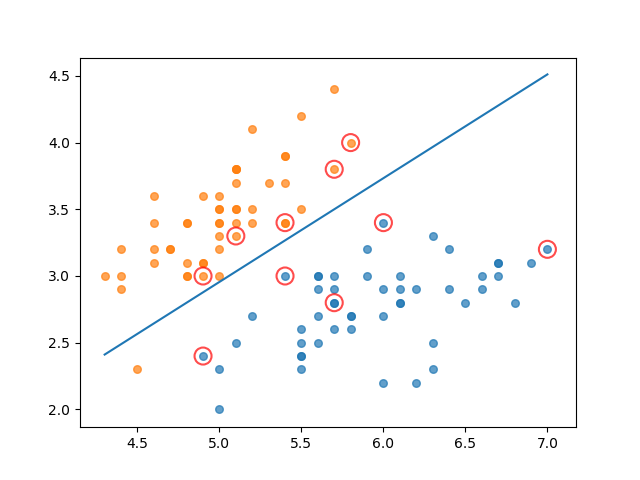

The Python source for this figure:
# -*- coding: utf-8 -*-
"""
Created on Tue Jul 21 00:03:34 2020

@author: 许继元
"""

import matplotlib.pyplot as plt
import numpy as np
import random
import pandas as pd
from sklearn.datasets import load_iris


class optStruct(object):
    def __init__(self, dataMatIn, classLabels, C, toler):
        """
        数据结构，维护所有需要操作的值
        :param dataMatIn: 数据矩阵
        :param classLabels: 数据标签
        :param C: 松弛变量
        :param toler: 容错率
        """
        self.X = dataMatIn # 数据矩阵
        self.labelMat = classLabels # 数据标签
        self.C = C # 松弛变量
        self.tol = toler # 容错率
        self.m = np.shape(dataMatIn)[0] # 数据矩阵行数
        self.alphas = np.mat(np.zeros((self.m,1))) # 根据矩阵行数初始化alpha参数为0
        self.b = 0 # 初始化b参数为0
        self.eCache = np.mat(np.zeros((self.m,2))) # 根据矩阵行数初始化虎误差缓存，第一列为是否有效的标志位，第二列为实际的误差E的值。


def calcEk(oS, k):
    """
    计算误差
    :param oS: 数据结构
    :param k: 标号为k的数据
    :returns: 标号为k的数据误差
    """
    fXk = float(np.multiply(oS.alphas,oS.labelMat).T*(oS.X*oS.X[k,:].T) + oS.b)
    Ek = fXk - float(oS.labelMat[k])
    return Ek


def selectJrand(i, m):
    """
    函数说明:随机选择alpha_j的索引值
    :param i: alpha_i的索引值
    :param m: alpha参数个数
    :returns: alpha_j的索引值
    """
    j = i # 选择一个不等于i的j
    while (j == i):
        j = int(random.uniform(0, m))
    return j


def selectJ(i, oS, Ei):
    """
    内循环启发方式2
    :param i: 标号为i的数据的索引值
    :param oS: 数据结构
    :param Ei: 标号为i的数据误差
    :returns:
        j, maxK: 标号为j或maxK的数据的索引值
        Ej: 标号为j的数据误差
    """
    maxK = -1; maxDeltaE = 0; Ej = 0 # 初始化
    oS.eCache[i] = [1,Ei] # 根据Ei更新误差缓存
    validEcacheList = np.nonzero(oS.eCache[:,0].A)[0] # 返回误差不为0的数据的索引值
    if (len(validEcacheList)) > 1: # 有不为0的误差
        for k in validEcacheList: # 遍历,找到最大的Ek
            if k == i: continue # 不计算i,浪费时间
            Ek = calcEk(oS, k) # 计算Ek
            deltaE = abs(Ei - Ek) # 计算|Ei-Ek|
            if (deltaE > maxDeltaE): # 找到maxDeltaE
                maxK = k; maxDeltaE = deltaE; Ej = Ek
        return maxK, Ej # 返回maxK,Ej
    else: # 没有不为0的误差
        j = selectJrand(i, oS.m) # 随机选择alpha_j的索引值
        Ej = calcEk(oS, j) # 计算Ej
    return j, Ej # j,Ej


def updateEk(oS, k):
    """
    计算Ek,并更新误差缓存
    :param oS: 数据结构
    :param k: 标号为k的数据的索引值
    :returns: None
    """
    Ek = calcEk(oS, k) # 计算Ek
    oS.eCache[k] = [1,Ek] # 更新误差缓存


def clipAlpha(aj,H,L):
    """
    修剪alpha_j
    :param aj: alpha_j的值
    :param H: alpha上限
    :param L: alpha下限
    :returns: 修剪后的alpah_j的值
    """
    if aj > H: 
        aj = H
    if L > aj:
        aj = L
    return aj


def innerL(i, oS):
    """
    优化的SMO算法
    :param i: 标号为i的数据的索引值
    :param oS: 数据结构
    :returns:
        1: 有任意一对alpha值发生变化
        0: 没有任意一对alpha值发生变化或变化太小
    """
    # 步骤1：计算误差Ei
    Ei = calcEk(oS, i)
    # 优化alpha，设定一定的容错率。
    if ((oS.labelMat[i] * Ei < -oS.tol) and (oS.alphas[i] < oS.C)) or ((oS.labelMat[i] * Ei > oS.tol) and (oS.alphas[i] > 0)):
        # 使用内循环启发方式2选择alpha_j，并计算Ej
        j,Ej = selectJ(i, oS, Ei)
        # 保存更新前的aplpha值，使用深拷贝
        alphaIold = oS.alphas[i].copy(); alphaJold = oS.alphas[j].copy();
        # 步骤2：计算上下界L和H
        if (oS.labelMat[i] != oS.labelMat[j]):
            L = max(0, oS.alphas[j] - oS.alphas[i])
            H = min(oS.C, oS.C + oS.alphas[j] - oS.alphas[i])
        else:
            L = max(0, oS.alphas[j] + oS.alphas[i] - oS.C)
            H = min(oS.C, oS.alphas[j] + oS.alphas[i])
        if L == H: 
            print("L==H")
            return 0
        # 步骤3：计算eta
        eta = 2.0 * oS.X[i,:] * oS.X[j,:].T - oS.X[i,:] * oS.X[i,:].T - oS.X[j,:] * oS.X[j,:].T
        if eta >= 0: 
            print("eta>=0")
            return 0
        # 步骤4：更新alpha_j
        oS.alphas[j] -= oS.labelMat[j] * (Ei - Ej)/eta
        # 步骤5：修剪alpha_j
        oS.alphas[j] = clipAlpha(oS.alphas[j],H,L)
        # 更新Ej至误差缓存
        updateEk(oS, j)
        if (abs(oS.alphas[j] - alphaJold) < 0.00001): 
            print("alpha_j变化太小")
            return 0
        # 步骤6：更新alpha_i
        oS.alphas[i] += oS.labelMat[j]*oS.labelMat[i]*(alphaJold - oS.alphas[j])
        # 更新Ei至误差缓存
        updateEk(oS, i)
        # 步骤7：更新b_1和b_2
        b1 = oS.b - Ei- oS.labelMat[i]*(oS.alphas[i]-alphaIold)*oS.X[i,:]*oS.X[i,:].T - oS.labelMat[j]*(oS.alphas[j]-alphaJold)*oS.X[i,:]*oS.X[j,:].T
        b2 = oS.b - Ej- oS.labelMat[i]*(oS.alphas[i]-alphaIold)*oS.X[i,:]*oS.X[j,:].T - oS.labelMat[j]*(oS.alphas[j]-alphaJold)*oS.X[j,:]*oS.X[j,:].T
        # 步骤8：根据b_1和b_2更新b
        if (0 < oS.alphas[i]) and (oS.C > oS.alphas[i]): oS.b = b1
        elif (0 < oS.alphas[j]) and (oS.C > oS.alphas[j]): oS.b = b2
        else: oS.b = (b1 + b2)/2.0
        return 1
    else: 
        return 0

    
def smoP(dataMatIn, classLabels, C, toler, maxIter):
    """
    完整的线性SMO算法
    :param dataMatIn: 数据矩阵
    :param classLabels: 数据标签
    :param C: 松弛变量
    :param toler: 容错率
    :param maxIter: 最大迭代次数
    :returns:
        oS.b: SMO算法计算的b
        oS.alphas: SMO算法计算的alphas
    """
    oS = optStruct(np.mat(dataMatIn), np.mat(classLabels).transpose(), C, toler) # 初始化数据结构
    iter = 0 # 初始化当前迭代次数
    entireSet = True; alphaPairsChanged = 0
    while (iter < maxIter) and ((alphaPairsChanged > 0) or (entireSet)): # 遍历整个数据集都alpha也没有更新或者超过最大迭代次数,则退出循环
        alphaPairsChanged = 0
        if entireSet: # 遍历整个数据集  
            for i in range(oS.m):        
                alphaPairsChanged += innerL(i,oS) # 使用优化的SMO算法
                print("全样本遍历:第%d次迭代 样本:%d, alpha优化次数:%d" % (iter,i,alphaPairsChanged))
            iter += 1
        else: # 遍历非边界值
            nonBoundIs = np.nonzero((oS.alphas.A > 0) * (oS.alphas.A < C))[0] # 遍历不在边界0和C的alpha
            for i in nonBoundIs:
                alphaPairsChanged += innerL(i,oS)
                print("非边界遍历:第%d次迭代 样本:%d, alpha优化次数:%d" % (iter,i,alphaPairsChanged))
            iter += 1
        if entireSet: # 遍历一次后改为非边界遍历
            entireSet = False
        elif (alphaPairsChanged == 0): # 如果alpha没有更新,计算全样本遍历 
            entireSet = True  
        print("迭代次数: %d" % iter)
    return oS.b,oS.alphas # 返回SMO算法计算的b和alphas


def showClassifer(dataMat, classLabels, w, b):
    """
    分类结果可视化
    :param dataMat: 数据矩阵
    :param w: 直线法向量
    :param b: 直线截距
    :returns: None
    """
    # 绘制样本点
    data_plus = [] # 正样本
    data_minus = [] # 负样本
    for i in range(len(dataMat)):
        if classLabels[i] > 0:
            data_plus.append(dataMat[i])
        else:
            data_minus.append(dataMat[i])
    data_plus_np = np.array(data_plus) # 转换为numpy矩阵
    data_minus_np = np.array(data_minus) # 转换为numpy矩阵
    plt.scatter(np.transpose(data_plus_np)[0], np.transpose(data_plus_np)[1], s=30, alpha=0.7) # 正样本散点图
    plt.scatter(np.transpose(data_minus_np)[0], np.transpose(data_minus_np)[1], s=30, alpha=0.7) # 负样本散点图
    # 绘制直线
    x1 = max(dataMat)[0]
    x2 = min(dataMat)[0]
    a1, a2 = w
    # print(w)
    b = float(b)
    a1 = float(a1[0])
    a2 = float(a2[0])
    y1, y2 = (-b- a1*x1)/a2, (-b - a1*x2)/a2
    plt.plot([x1, x2], [y1, y2])
    # 找出支持向量点
    for i, alpha in enumerate(alphas):
        if alpha > 0:
            x, y = dataMat[i]
            plt.scatter([x], [y], s=150, c='none', alpha=0.7, linewidth=1.5, edgecolor='red')
    
    outname = "./SVM" + ".png"
    plt.savefig(outname) # 保存图片
    plt.show()


def calcWs(alphas,dataArr,classLabels):
    """
    计算w
    :param dataArr: 数据矩阵
    :param classLabels: 数据标签
    :param alphas: alphas值
    :returns: 计算得到的w
    """
    X = np.mat(dataArr); labelMat = np.mat(classLabels).transpose()
    m,n = np.shape(X)
    w = np.zeros((n,1))
    for i in range(m):
        w += np.multiply(alphas[i]*labelMat[i],X[i,:].T)
    return w


if __name__ == '__main__':
    iris = load_iris()
    dataArr = []
    classLabels = []
    X = iris.data[:100] # 只取两个种类
    y = iris.target[:100]
    y[y == 0] = -1

    for i in range(100):
        dataArr.append([X[i][0], X[i][1]])
        classLabels.append(y[i])

    b, alphas = smoP(dataArr, classLabels, 0.6, 0.001, 40)
    w = calcWs(alphas,dataArr, classLabels)
    showClassifer(dataArr, classLabels, w, b)